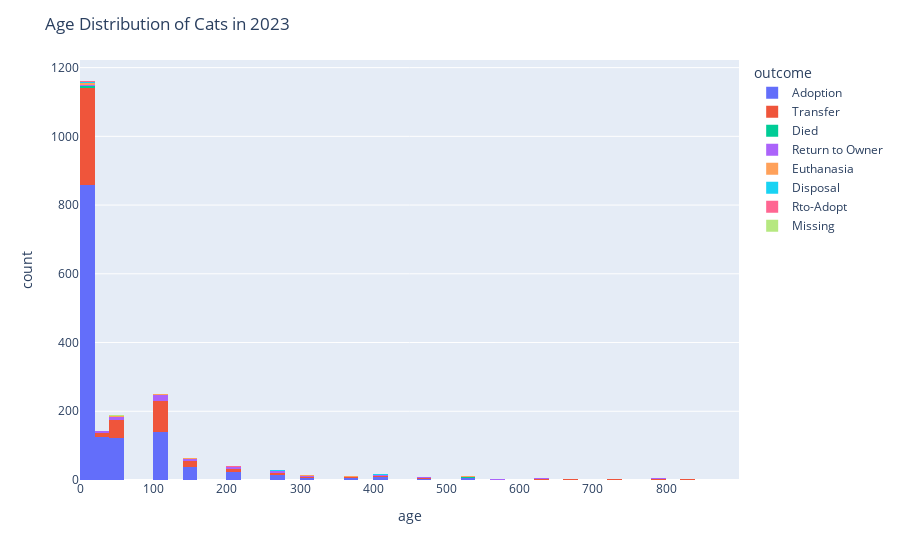

The cell this chart's notebook holds for it:
### Code cell
# create a seaborn histogram for age
# kittens are weeks 0 to approximately 26 weeks
# junior cats are weeks 26 to 104
# senior cats are weeks 520+ 
fig = px.histogram(df, x="age", color="outcome", nbins=45)

fig.update_layout(title_text='Age Distribution of Cats in 2023')
fig.for_each_trace(lambda t: t.update(name=rev_outcome.get(str(t.name), t.name)))
fig.show()

### Figure 1 — Plotly figure (JSON) as saved in the notebook; plotly's stock layout.template omitted (floating-point values rounded to 4 significant figures; data arrays with more than 128 entries replaced by an {"elided": "..."} marker saying what was removed)
{"data": [{"alignmentgroup": "True", "bingroup": "x", "hovertemplate": "outcome=1<br>age=%{x}<br>count=%{y}<extra></extra>", "legendgroup": "1", "marker": {"color": "#636efa", "pattern": {"shape": ""}}, "name": "Adoption", "nbinsx": 45, "offsetgroup": "1", "orientation": "v", "showlegend": true, "type": "histogram", "x": {"elided": "1355 int values"}, "xaxis": "x", "yaxis": "y"}, {"alignmentgroup": "True", "bingroup": "x", "hovertemplate": "outcome=2<br>age=%{x}<br>count=%{y}<extra></extra>", "legendgroup": "2", "marker": {"color": "#EF553B", "pattern": {"shape": ""}}, "name": "Transfer", "nbinsx": 45, "offsetgroup": "2", "orientation": "v", "showlegend": true, "type": "histogram", "x": {"elided": "523 int values"}, "xaxis": "x", "yaxis": "y"}, {"alignmentgroup": "True", "bingroup": "x", "hovertemplate": "outcome=6<br>age=%{x}<br>count=%{y}<extra></extra>", "legendgroup": "6", "marker": {"color": "#00cc96", "pattern": {"shape": ""}}, "name": "Died", "nbinsx": 45, "offsetgroup": "6", "orientation": "v", "showlegend": true, "type": "histogram", "x": [364, 520, 8, 4, 260, 1, 24, 12, 208, 4, 52, 4, null, null, 104, 12, 156], "xaxis": "x", "yaxis": "y"}, {"alignmentgroup": "True", "bingroup": "x", "hovertemplate": "outcome=3<br>age=%{x}<br>count=%{y}<extra></extra>", "legendgroup": "3", "marker": {"color": "#ab63fa", "pattern": {"shape": ""}}, "name": "Return to Owner", "nbinsx": 45, "offsetgroup": "3", "orientation": "v", "showlegend": true, "type": "histogram", "x": [780, 156, 104, 52, 32, 52, 52, 156, 832, 104, 208, 312, 52, 36, 52, 104, 312, 260, 104, 24, 416, 52, 208, 416, 468, 520, 208, 884, 104, 104, 208, 208, 312, 260, 104, 52, 572, 24, 52, 624, 624, 780, 104, 104, 676, 104, 260, 104, 156, 208, 8, 20, 260, 260, 104, 104, 104, 156, 104, 156, 104], "xaxis": "x", "yaxis": "y"}, {"alignmentgroup": "True", "bingroup": "x", "hovertemplate": "outcome=5<br>age=%{x}<br>count=%{y}<extra></extra>", "legendgroup": "5", "marker": {"color": "#FFA15A", "pattern": {"shape": ""}}, "name": "Euthanasia", "nbinsx": 45, "offsetgroup": "5", "orientation": "v", "showlegend": true, "type": "histogram", "x": [312, 104, 260, 676, 416, 8, 5, 16, 16, 364, 52, 3, 12, 208, 4, 364, 780, 520, 52, 8, 520, 156, 520, 104, 520, 156, 260, 156, 416, 104], "xaxis": "x", "yaxis": "y"}, {"alignmentgroup": "True", "bingroup": "x", "hovertemplate": "outcome=9<br>age=%{x}<br>count=%{y}<extra></extra>", "legendgroup": "9", "marker": {"color": "#19d3f3", "pattern": {"shape": ""}}, "name": "Disposal", "nbinsx": 45, "offsetgroup": "9", "orientation": "v", "showlegend": true, "type": "histogram", "x": [416, 416, 4, 4, 156, 260], "xaxis": "x", "yaxis": "y"}, {"alignmentgroup": "True", "bingroup": "x", "hovertemplate": "outcome=4<br>age=%{x}<br>count=%{y}<extra></extra>", "legendgroup": "4", "marker": {"color": "#FF6692", "pattern": {"shape": ""}}, "name": "Rto-Adopt", "nbinsx": 45, "offsetgroup": "4", "orientation": "v", "showlegend": true, "type": "histogram", "x": [8, 16, 208, 52, 104, 104], "xaxis": "x", "yaxis": "y"}, {"alignmentgroup": "True", "bingroup": "x", "hovertemplate": "outcome=8<br>age=%{x}<br>count=%{y}<extra></extra>", "legendgroup": "8", "marker": {"color": "#B6E880", "pattern": {"shape": ""}}, "name": "Missing", "nbinsx": 45, "offsetgroup": "8", "orientation": "v", "showlegend": true, "type": "histogram", "x": [44, 16], "xaxis": "x", "yaxis": "y"}], "layout": {"barmode": "relative", "legend": {"title": {"text": "outcome"}, "tracegroupgap": 0}, "margin": {"t": 60}, "title": {"text": "Age Distribution of Cats in 2023"}, "xaxis": {"anchor": "y", "domain": [0, 1], "title": {"text": "age"}}, "yaxis": {"anchor": "x", "domain": [0, 1], "title": {"text": "count"}}}}
